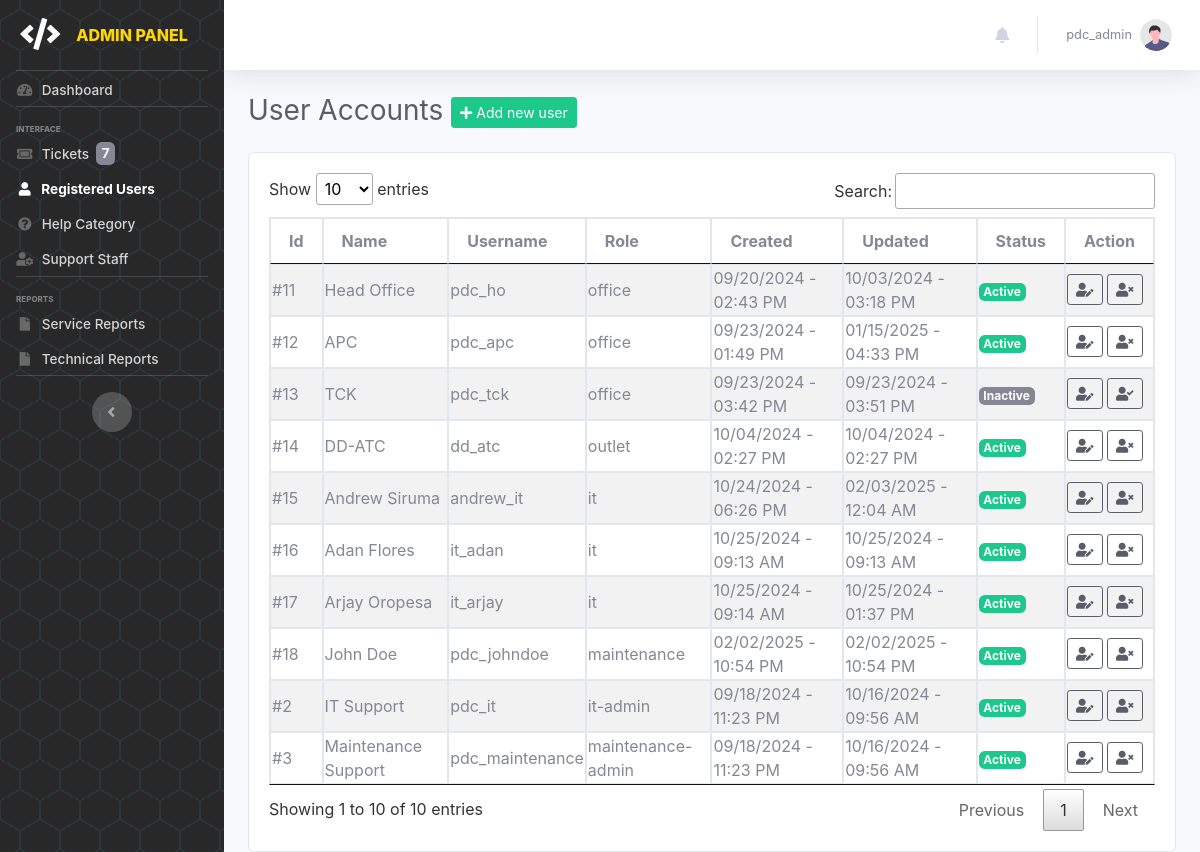
Page /pages/admin/users (signed in) on the committed database.
### tables this page shows
CREATE TABLE `tbl_useraccounts` (
  `id` int(11) NOT NULL,
  `name` varchar(100) NOT NULL,
  `username` varchar(100) NOT NULL,
  `password` varchar(255) NOT NULL,
  `role` enum('admin','it-admin','maintenance-admin','office','outlet','it','maintenance') NOT NULL,
  `status` enum('Active','Inactive') NOT NULL DEFAULT 'Active',
  `created` datetime(6) DEFAULT current_timestamp(6),
  `updated` datetime(6) DEFAULT current_timestamp(6) ON UPDATE current_timestamp(6)
);

### pages/admin/admin.users.php (the view, shortened to what this page needs)
<?php include('admin.header.php'); ?>
    <div class="container-fluid">
        <div class="d-sm-flex align-items-center justify-content-between mb-4">
            <h1 class="h3 mb-0 text-gray-800">User Accounts&nbsp;<a href="add-user" class="btn btn-sm btn-success"><i class="fas fa-plus"></i> Add new user</a></h1>
        </div>
        <div class="card mt-4">
            <div class="card-body">
                <div class="table-responsive">
                    <table class="table table-bordered table-striped table-sm w-100" id="acctbl">
                        <thead>
                            <tr>
                                <th>Id</th>
                                <th>Name</th>
                                <th>Username</th>
                                <th>Role</th>
                                <th>Created</th>
                                <th>Updated</th>
                                <th>Status</th>
                                <th>Action</th>
                            </tr>
                        </thead>
                        <tbody>
                            <?php
                                $user_qry = mysqli_query($conn, "SELECT * FROM tbl_useraccounts WHERE id != '1'");
                                while($rows=mysqli_fetch_array($user_qry)){
                                    $createDT = new DateTime($rows["created"]);
                                    $updateDT = new DateTime($rows["updated"]);
                            ?>
                                <tr>
                                    <td>#<?php echo $rows["id"]; ?></td>
                                    <td><?php echo $rows["name"]; ?></td>
                                    <td><?php echo $rows["username"]; ?></td>
                                    <td><?php echo $rows["role"]; ?></td>
                                    <td><?php echo $formattedDate = $createDT->format('m/d/Y - h:i A'); ?></td>
                                    <td><?php echo $formattedDate = $updateDT->format('m/d/Y - h:i A'); ?></td>
                                    <td>
                                        <span class="badge text-white <?php echo $rows["status"] == 'Active' ? 'bg-success' : 'bg-secondary'; ?>">
                                            <?php echo ucfirst($rows["status"]); ?>
                                        </span>
                                    </td>
                                    <td>
                                        <a class="btn btn-sm btn-outline-dark" href="edit-user?id=<?php echo $rows['id']; ?>" title="Edit User"><i class="fas fa-user-edit"></i></a>
                                        <?php if ($rows['status'] == 'Active') { ?>
                                            <a class="btn btn-sm btn-outline-dark" href="user-status?id=<?php echo $rows['id']; ?>&status=Inactive" title="Deactivate User">
                                                <i class="fas fa-user-times"></i>
                                            </a>
                                        <?php } else { ?>
                                            <a class="btn btn-sm btn-outline-dark" href="user-status?id=<?php echo $rows['id']; ?>&status=Active" title="Activate User">
                                                <i class="fas fa-user-check"></i>
                                            </a>
                                        <?php } ?>
                                    </td>
                                </tr>
                            <?php } ?>
                        </tbody>
                    </table>
                </div>
            </div>
        </div>
    </div>
<?php include('admin.footer.php'); ?>

### rows in the picture
tbl_useraccounts: id "2", name "IT Support", username "pdc_it", role "it-admin", created "09/18/2024 - 11:23 PM", updated "10/16/2024 - 09:56 AM", status "Active"
tbl_useraccounts: id "3", name "Maintenance Support", username "pdc_maintenance", role "maintenance-admin", created "09/18/2024 - 11:23 PM", updated "10/16/2024 - 09:56 AM", status "Active"
tbl_useraccounts: id "11", name "Head Office", username "pdc_ho", role "office", created "09/20/2024 - 02:43 PM", updated "10/03/2024 - 03:18 PM", status "Active"
tbl_useraccounts: id "12", name "APC", username "pdc_apc", role "office", created "09/23/2024 - 01:49 PM", updated "01/15/2025 - 04:33 PM", status "Active"
tbl_useraccounts: id "13", name "TCK", username "pdc_tck", role "office", created "09/23/2024 - 03:42 PM", updated "09/23/2024 - 03:51 PM", status "Inactive"
tbl_useraccounts: id "14", name "DD-ATC", username "dd_atc", role "outlet", created "10/04/2024 - 02:27 PM", updated "10/04/2024 - 02:27 PM", status "Active"
tbl_useraccounts: id "15", name "Andrew Siruma", username "andrew_it", role "it", created "10/24/2024 - 06:26 PM", updated "02/03/2025 - 12:04 AM", status "Active"
tbl_useraccounts: id "16", name "Adan Flores", username "it_adan", role "it", created "10/25/2024 - 09:13 AM", updated "10/25/2024 - 09:13 AM", status "Active"
tbl_useraccounts: id "17", name "Arjay Oropesa", username "it_arjay", role "it", created "10/25/2024 - 09:14 AM", updated "10/25/2024 - 01:37 PM", status "Active"
tbl_useraccounts: id "18", name "John Doe", username "pdc_johndoe", role "maintenance", created "02/02/2025 - 10:54 PM", updated "02/02/2025 - 10:54 PM", status "Active"

### other values in the picture
$ticket_cnt "7"
$_SESSION['username'] "pdc_admin"
